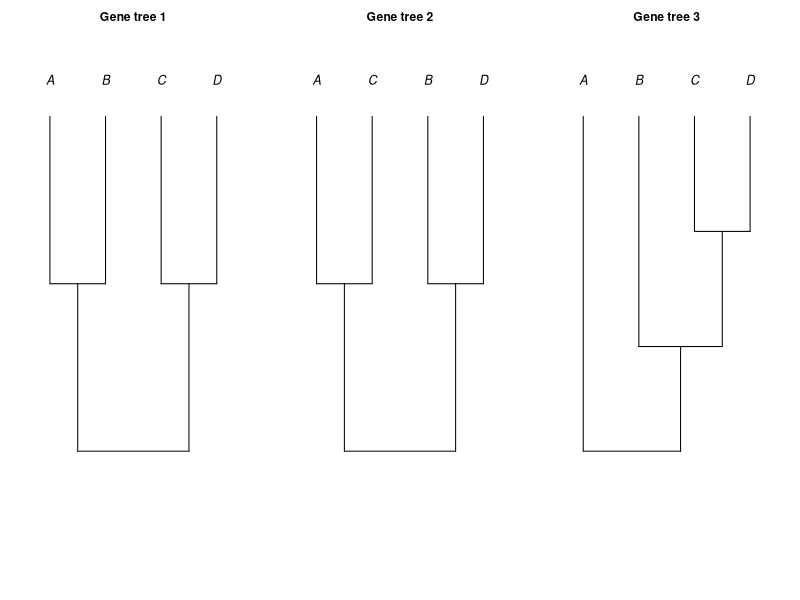
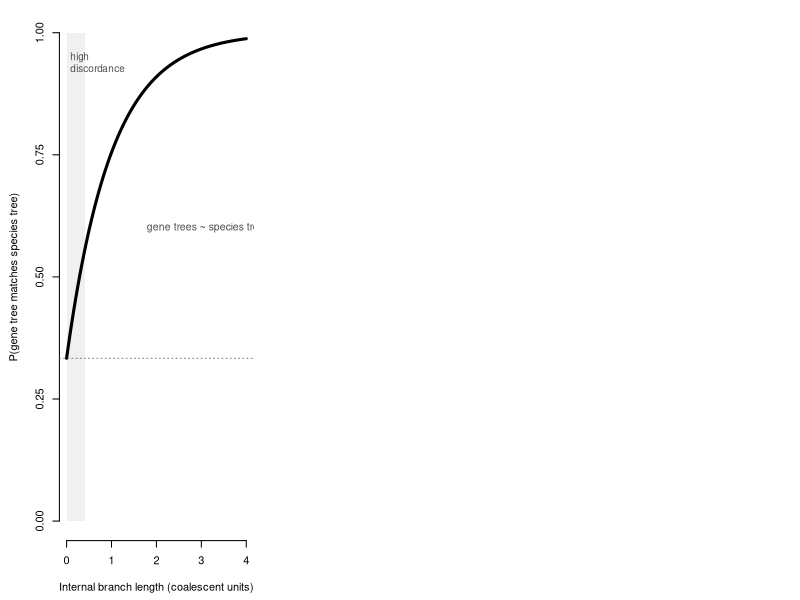

The R script that drew these images, in order:
## ---- chunk 1
gst_draw_clado <- function(tip_lab, nodes, main="") {
  n <- length(tip_lab)
  # ylim reversed so the root (larger y) is at the bottom and tips at the top
  plot(NA, xlim=c(0.5, n+0.5), ylim=c(4.3, -0.6),
       axes=FALSE, xlab="", ylab="", main=main, cex.main=1.1)
  text(seq_len(n), rep(-0.35, n), tip_lab, font=3, cex=1.15)
  for (nd in nodes) {
    segments(nd$x[1], nd$ybase[1], nd$x[1], nd$ytop)
    segments(nd$x[2], nd$ybase[2], nd$x[2], nd$ytop)
    segments(nd$x[1], nd$ytop,     nd$x[2], nd$ytop)
  }
}
par(mfrow=c(1,3), mar=c(1,1,2.5,1))
gst_draw_clado(c("A","B","C","D"), main="Gene tree 1",
  nodes=list(
    list(x=c(1,2),    ybase=c(0,0),    ytop=1.6),
    list(x=c(3,4),    ybase=c(0,0),    ytop=1.6),
    list(x=c(1.5,3.5),ybase=c(1.6,1.6),ytop=3.2)))
gst_draw_clado(c("A","C","B","D"), main="Gene tree 2",
  nodes=list(
    list(x=c(1,2),    ybase=c(0,0),    ytop=1.6),
    list(x=c(3,4),    ybase=c(0,0),    ytop=1.6),
    list(x=c(1.5,3.5),ybase=c(1.6,1.6),ytop=3.2)))
gst_draw_clado(c("A","B","C","D"), main="Gene tree 3",
  nodes=list(
    list(x=c(3,4),    ybase=c(0,0),    ytop=1.1),
    list(x=c(2,3.5),  ybase=c(0,1.1),  ytop=2.2),
    list(x=c(1,2.75), ybase=c(0,2.2),  ytop=3.2)))
## ---- chunk 2
par(mar=c(4.5,4.5,1,1))
t <- seq(0, 4, length.out=200)
pconc <- 1 - (2/3)*exp(-t)
plot(t, pconc, type="l", lwd=3, ylim=c(0,1),
     xlab="Internal branch length (coalescent units)",
     ylab="P(gene tree matches species tree)", axes=FALSE)
axis(1); axis(2, at=seq(0,1,0.25))
abline(h=1/3, lty=3, col="grey50")
polygon(c(0,0.4,0.4,0), c(0,0,1,1), col=rgb(0,0,0,0.06), border=NA)
text(0.08, 0.96, "high\ndiscordance", cex=0.9, col="grey30", adj=c(0,1))
text(3.1, 0.60, "gene trees ~ species tree", cex=0.95, col="grey30")
